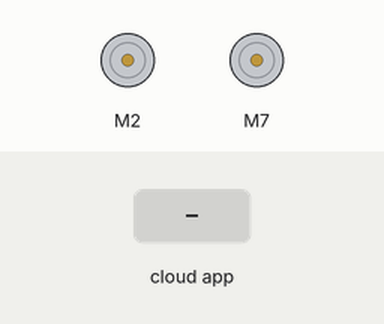
Recording of a sketch running on a simulated Arduino Uno, built with avr-gcc and run on an emulated ATmega328P. On the bench: 2 × DC motor (green arrow = forward, orange = backward, longer = faster). Inputs (shaded band) come from the test bench. The ROS host is connected and sends only what is stated.

Above: at 1.2 s.
1.3 s: the phone or cloud app sets linear.x to -100
At 1.7 s:
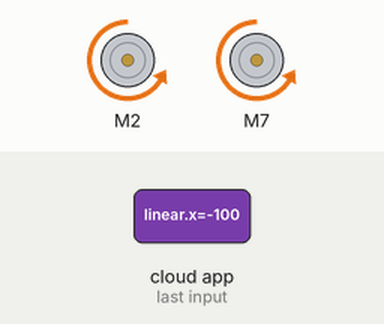
2.8 s: the phone or cloud app sets angular.z to -100
At 4.0 s:
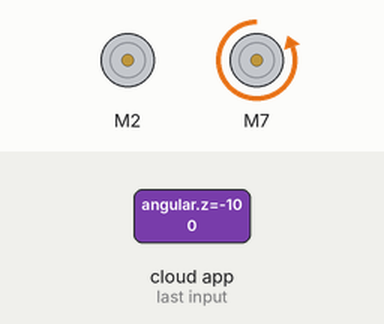
4.3 s: the phone or cloud app sets linear.x to 0
At 5.2 s:
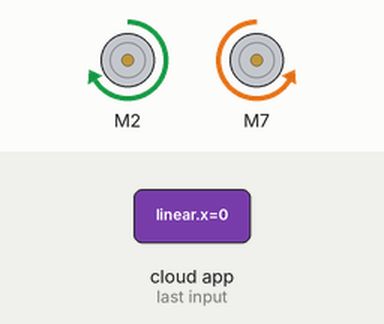
5.8 s: the phone or cloud app sets angular.z to 0
At 6.3 s:
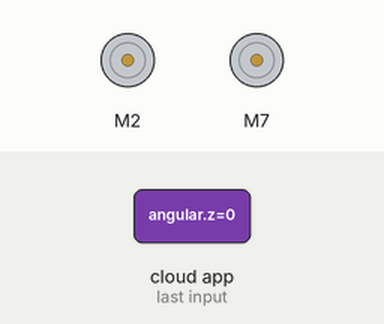
7.3 s: the phone or cloud app sets linear.x to 100
At 8.5 s:
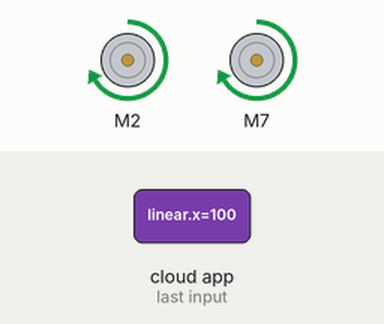
8.8 s: the phone or cloud app sets angular.z to 100
At 9.8 s:
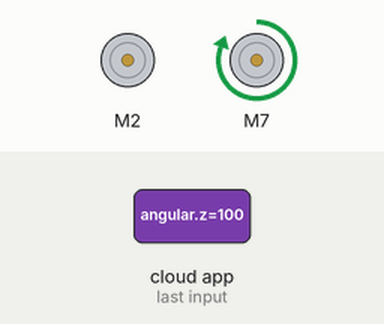
Timing chart, 0 to 11.3 s (numbered marks = the images above; inputs shaded):
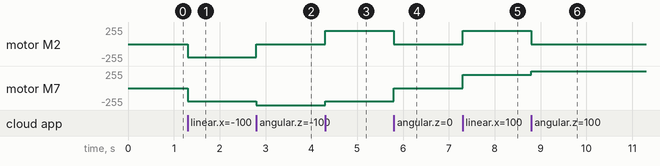

Measured:
- after the input at 1.3 s, motor M2, motor M7: stopped → backward 200/255 at once
- after the input at 2.8 s, motor M2: backward 200/255 → stopped at once; motor M7: backward 200/255 → backward 255/255 at once
- after the input at 4.3 s, motor M2: stopped → forward 200/255 at once; motor M7: backward 255/255 → backward 200/255 at once
- after the input at 5.8 s, motor M2: forward 200/255 → stopped at once; motor M7: backward 200/255 → stopped at once
- after the input at 7.3 s, motor M2, motor M7: stopped → forward 200/255 at once
- after the input at 8.8 s, motor M2: forward 200/255 → stopped at once; motor M7: forward 200/255 → forward 255/255 at once

The sketch:

Motor_Driver.ino
```cpp
#include <SparkFun_TB6612.h>
#include <ros.h>
#include <geometry_msgs/Twist.h>

/**********
 * Define *
 *********/
#define AIN1 2
#define BIN1 7
#define AIN2 4
#define BIN2 8
#define PWMA 5
#define PWMB 6
#define STBY 9

/************************
 * Variable Declaration *
 ***********************/
// line up with function names like forward. Value can be 1 or -1
const int offsetA = 1;
const int offsetB = 1;

Motor motor1 = Motor(AIN1, AIN2, PWMA, offsetA, STBY);
Motor motor2 = Motor(BIN1, BIN2, PWMB, offsetB, STBY);

ros::NodeHandle nh;

void cmd_vel_callback(const geometry_msgs::Twist& cmd_vel_msg)
{
  float linear_velocity = cmd_vel_msg.linear.x *200;
  float angular_velocity = cmd_vel_msg.angular.z * 200;

  float left_speed = constrain(linear_velocity - angular_velocity, -255, 255);
  float right_speed = constrain(linear_velocity + angular_velocity, -255, 255);

  motor1.drive(left_speed);
  motor2.drive(right_speed);
}

ros::Subscriber<geometry_msgs::Twist> cmd_sub("cmd_vel", &cmd_vel_callback);

void setup()
{
  nh.initNode();
  nh.subscribe(cmd_sub);

}

void loop()
{
  nh.spinOnce();
}
```
